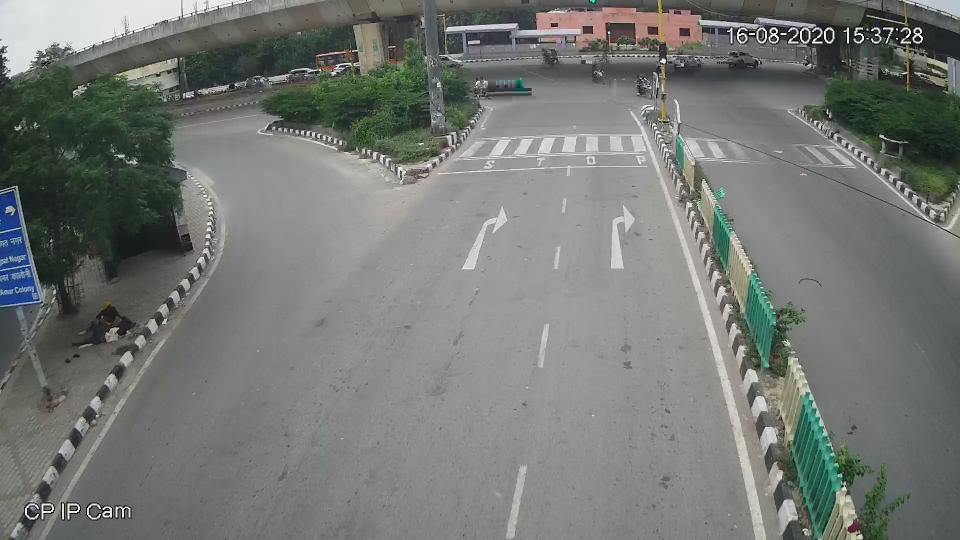
//> input picture resources/empty.jpg, 1920 x 1080 px (shown at 1/2 size)
$ ./perspectiveCorrection   (built with g++ and OpenCV 4)
//> lines starting //> are read from the running program, lines starting //| are printed output that depends on the picture; after the words box and inside, x2 and y2 are one past the last pixel; in counts of white or black regions, pixels touching at a corner belong together
#include <iostream>
#include <opencv2/core.hpp>
#include <opencv2/imgproc.hpp>
#include <opencv2/calib3d.hpp>
#include <opencv2/highgui.hpp>

using namespace std;
using namespace cv;

struct userdata{
    Mat im;
    vector<Point2f> points;
};


void mouseHandler(int event, int x, int y, int flags, void* data_ptr)
{
    if  ( event == EVENT_LBUTTONDOWN )
    {
        userdata *data = ((userdata *) data_ptr);
        circle(data->im, Point(x,y),3,Scalar(0,255,255), 5, cv::LINE_AA);
        imshow("Image", data->im);
        if (data->points.size() < 4)
        {
            data->points.push_back(Point2f(x,y));
        }
    }
}

void perspectiveCorrection(string img_name)
{
//> called with img_name = "empty.jpg"
    Mat img1;
    Mat img = imread(img_name);
//> img is the input picture: 1080 rows x 1920 cols, CV_8UC3; mean B, G, R 116.9, 120.1, 116.9
    cv::cvtColor(img, img1, cv::COLOR_BGR2GRAY);
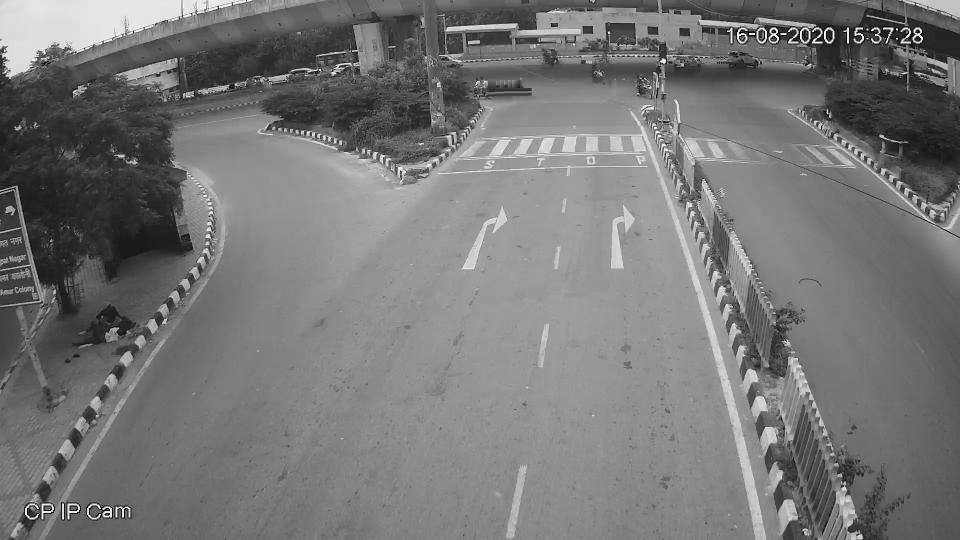
//> img1: 1080 rows x 1920 cols, CV_8UC1 (shown at 1/2 size); min 0, max 255, mean 118.8
    Mat img2 = Mat::zeros(img1.size(),CV_8UC3);
    Size size(1500, 850);
    vector<Point2f> pts_dst;

    pts_dst.push_back(Point2f(472,52));
    pts_dst.push_back(Point2f(800,52));
    pts_dst.push_back(Point2f(800,830));
    pts_dst.push_back(Point2f(472,830));

    //Create a window
    namedWindow("Image", 0);

    Mat im_temp = img1.clone();

    userdata data;
    data.im = im_temp;

    //set the callback function for any mouse event
    setMouseCallback("Image", mouseHandler, &data);

    //show the image
    imshow("Image", im_temp);
    waitKey(0);
//> the left mouse button is pressed and released at (480, 270)
//> in mouseHandler, `circle(data->im, Point(x,y),3,Scalar(0,255,255), 5, cv::LINE_AA);`: data->im: 1080 rows x 1920 cols, CV_8UC1; 173 pixels changed, all inside (x1, y1, x2, y2) = (473, 263, 488, 278)
//> the left mouse button is pressed and released at (1440, 270)
//> in mouseHandler (call 3), `circle(data->im, Point(x,y),3,Scalar(0,255,255), 5, cv::LINE_AA);`: data->im: 1080 rows x 1920 cols, CV_8UC1; min 0, max 255, mean 118.8
//> the left mouse button is pressed and released at (1440, 810)
//> in mouseHandler (call 5), `circle(data->im, Point(x,y),3,Scalar(0,255,255), 5, cv::LINE_AA);`: data->im: 1080 rows x 1920 cols, CV_8UC1; min 0, max 255, mean 118.8
//> the left mouse button is pressed and released at (480, 810)
//> in mouseHandler (call 7), `circle(data->im, Point(x,y),3,Scalar(0,255,255), 5, cv::LINE_AA);`: data->im: 1080 rows x 1920 cols, CV_8UC1; min 0, max 255, mean 118.7

    //! [estimate-homography]
    Mat H = findHomography(data.points, pts_dst);
    //! [estimate-homography]

    //! [warp]
    Mat img1_warp;
    warpPerspective(img1, img1_warp, H, size);
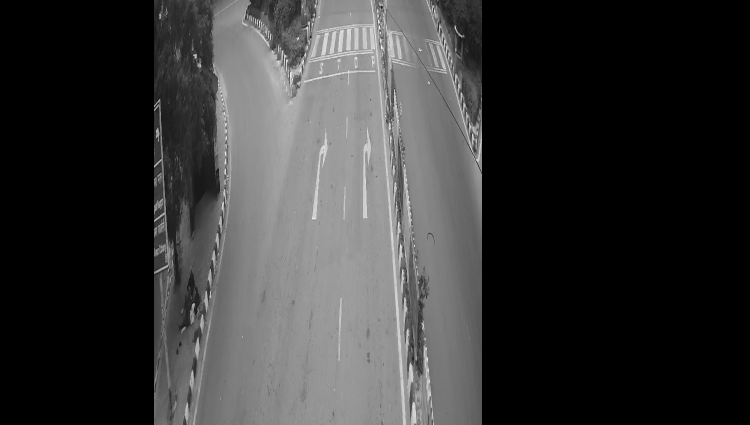
//> img1_warp: 850 rows x 1500 cols, CV_8UC1 (shown at 1/2 size); min 0, max 255, mean 54.1
    //! [warp]

    namedWindow("Output", 0);
    imshow("Output", img1_warp);

    waitKey();
}

int main(int argc, char *argv[])
{
    perspectiveCorrection("empty.jpg");

    return 0;
}

$ run again, with resources/traffic.jpg copied over resources/empty.jpg
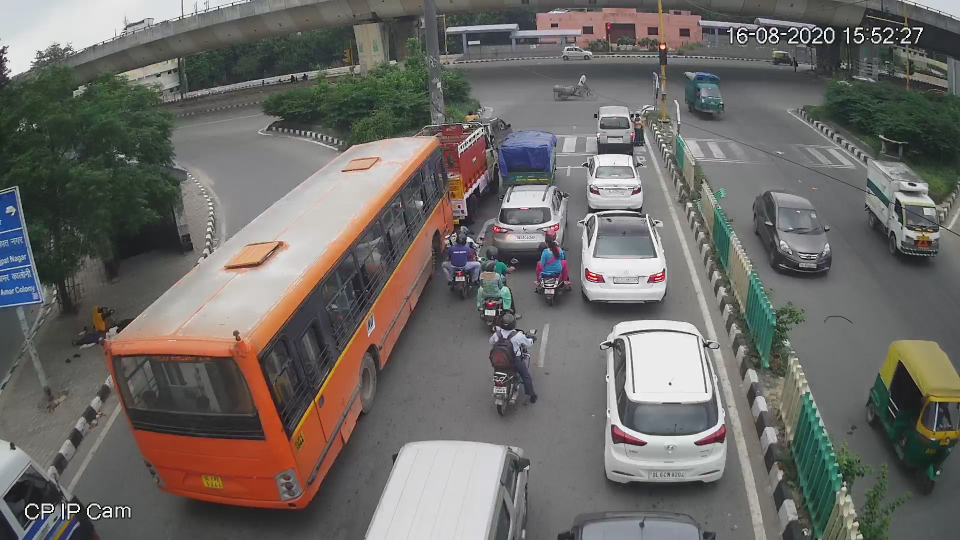
//> input picture resources/traffic.jpg, 1920 x 1080 px (shown at 1/2 size)
//> in perspectiveCorrection, img is the input picture: 1080 rows x 1920 cols, CV_8UC3; mean B, G, R 102.5, 106.2, 109.1
//> in perspectiveCorrection, `cv::cvtColor(img, img1, cv::COLOR_BGR2GRAY);`:
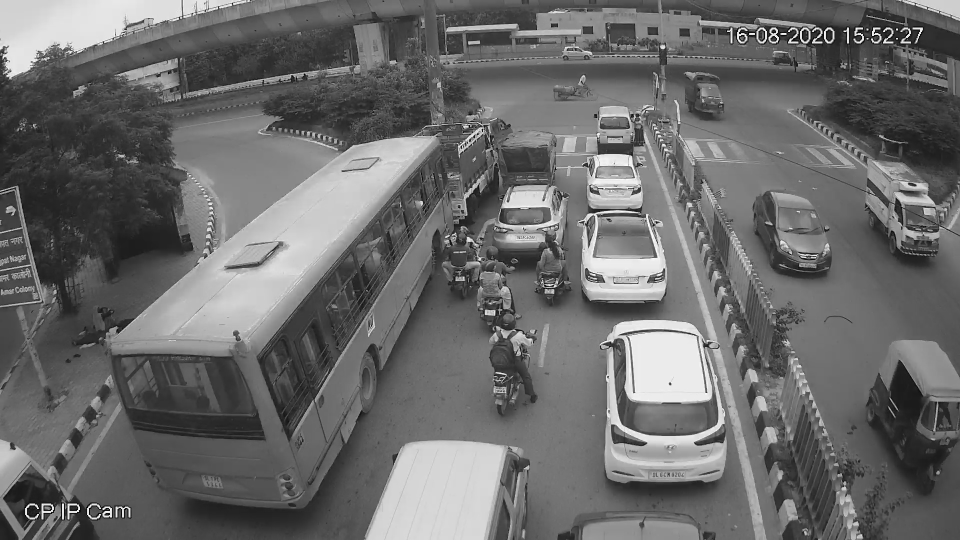
//> img1: 1080 rows x 1920 cols, CV_8UC1 (shown at 1/2 size); min 0, max 255, mean 106.6
//> in perspectiveCorrection, `warpPerspective(img1, img1_warp, H, size);`:
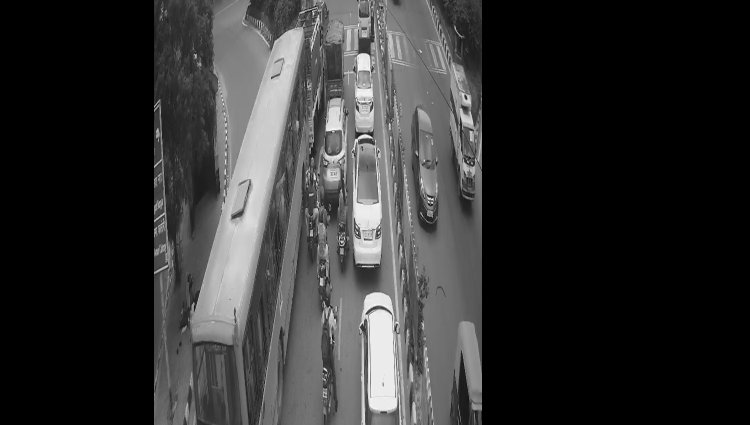
//> img1_warp: 850 rows x 1500 cols, CV_8UC1 (shown at 1/2 size); min 0, max 255, mean 48.2
